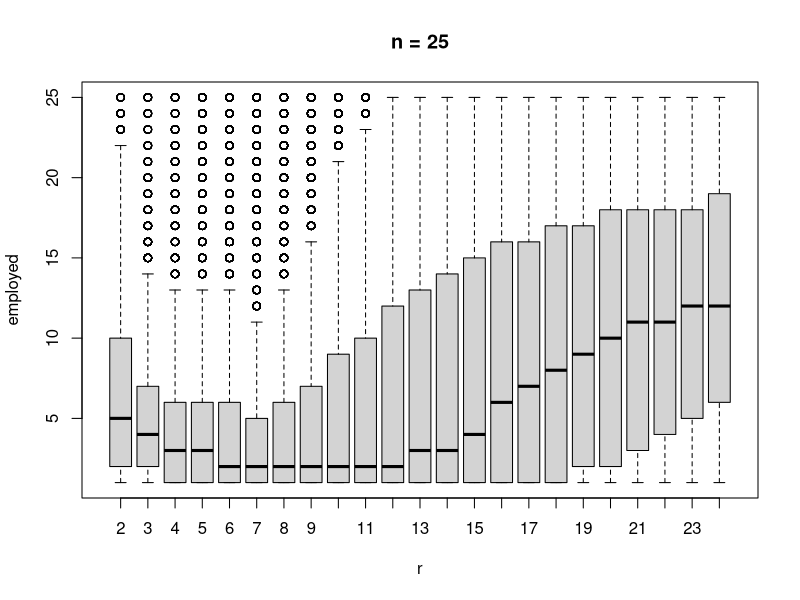
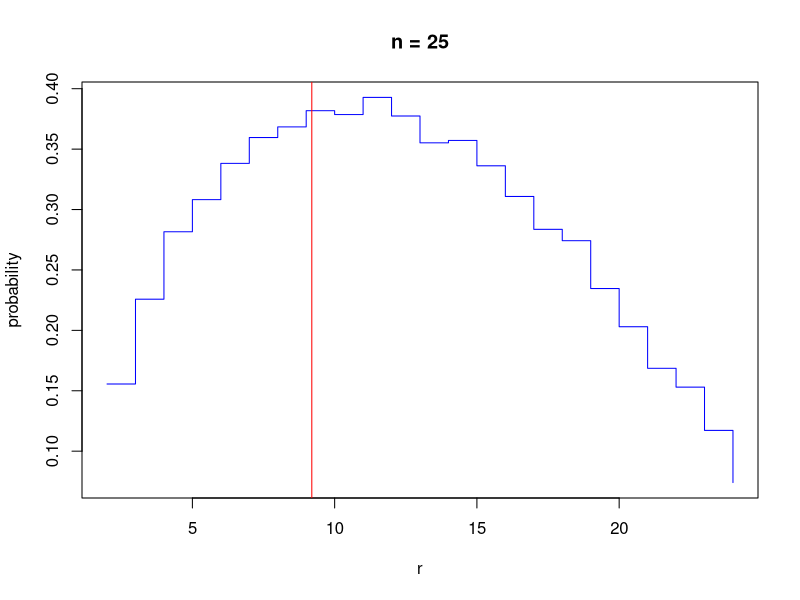

Source code (R) for these figures, in order:
### 秘書問題

## 秘書の採用の試行
myTrial <- function(n,r,verbose=FALSE){ # nとrを指定
    applicants <- sample(1:n,size=n)
    ref <- applicants[1:(r-1)]
    test <- applicants[r:n]
    idx <- which(test < min(ref))
    if(length(idx)==0) {
        employed <- applicants[n]
    } else {
        employed <- test[idx[1]]
    }
    if(verbose==TRUE){
        return(list(applicants=applicants,employed=employed))
    } else {
        return(employed)
    }
}

## 試行を行ってみる
n <- 10
myTrial(n,2,verbose=TRUE)
myTrial(n,3,verbose=TRUE)
myTrial(n,4,verbose=TRUE)
myTrial(n,5,verbose=TRUE)
myTrial(n,6,verbose=TRUE)

## Monte-Carlo simulation
## set.seed(8888) # 実験を再現したい場合はシードを指定する
mc <- 5000
n <- 25 # 候補者数を変えて実験
myDF <- data.frame(r=NULL,employed=NULL)
for (r in 2:(n-1)) {
    myData <- replicate(mc,myTrial(n,r))
    cat("試行回数: ", r, "\n")
    print(table(myData))
    myDF <- rbind(myDF,data.frame(r=rep(r,mc),employed=myData))
}
boxplot(employed ~ r, data=myDF, # rごとの箱ひげ図を表示
        main=paste("n =", n)) 
(myDF2 <- aggregate(myDF[,"employed"], by=list(r=myDF$r),
                    FUN=function(x){mean(x==1)}))
plot(x ~ r, data=myDF2, type="s", col="blue", # 1位を採用できる確率を表示
     main=paste("n =", n), ylab="probability")

## 理論的に良いとされるrの値 (nが十分大きい場合)
n/exp(1) 
abline(v=n/exp(1), col="red")
